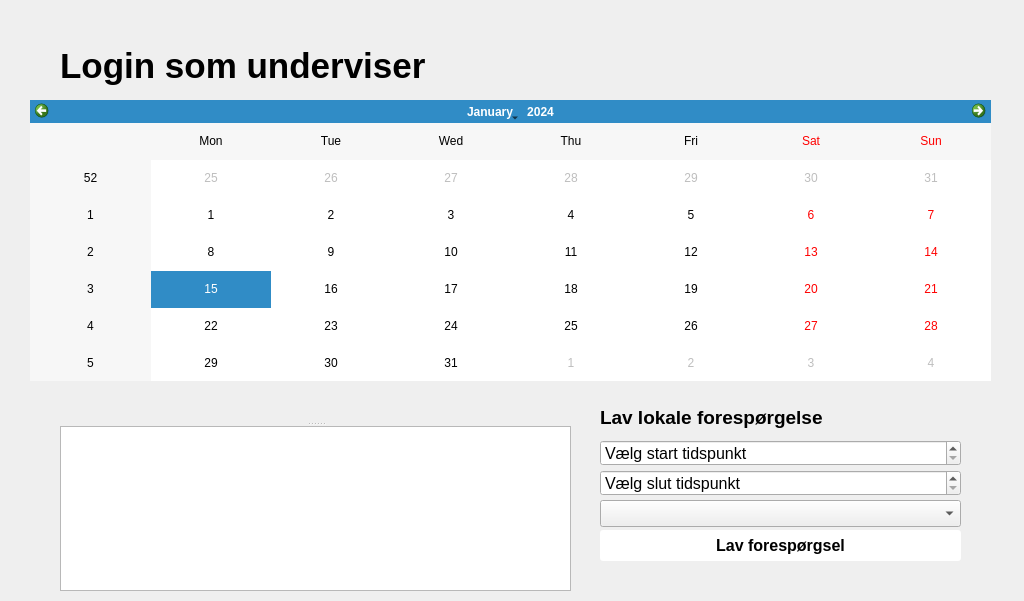
<?xml version="1.0" encoding="UTF-8"?>
<ui version="4.0">
 <class>Form</class>
 <widget class="QWidget" name="Form">
  <property name="geometry">
   <rect>
    <x>0</x>
    <y>0</y>
    <width>1024</width>
    <height>601</height>
   </rect>
  </property>
  <property name="windowTitle">
   <string>Form</string>
  </property>
  <widget class="QLabel" name="lavForsporgsel">
   <property name="geometry">
    <rect>
     <x>600</x>
     <y>390</y>
     <width>361</width>
     <height>55</height>
    </rect>
   </property>
   <property name="font">
    <font>
     <pointsize>14</pointsize>
     <bold>true</bold>
    </font>
   </property>
   <property name="text">
    <string>Lav lokale forespørgelse</string>
   </property>
  </widget>
  <widget class="QSplitter" name="splitter">
   <property name="geometry">
    <rect>
     <x>60</x>
     <y>400</y>
     <width>511</width>
     <height>191</height>
    </rect>
   </property>
   <property name="orientation">
    <enum>Qt::Vertical</enum>
   </property>
   <widget class="QLabel" name="datoValg">
    <property name="font">
     <font>
      <pointsize>14</pointsize>
      <bold>true</bold>
     </font>
    </property>
    <property name="text">
     <string/>
    </property>
   </widget>
   <widget class="QListWidget" name="listSkema">
    <property name="font">
     <font>
      <pointsize>11</pointsize>
     </font>
    </property>
   </widget>
  </widget>
  <widget class="QLabel" name="datovalg_2">
   <property name="geometry">
    <rect>
     <x>60</x>
     <y>40</y>
     <width>701</width>
     <height>51</height>
    </rect>
   </property>
   <property name="font">
    <font>
     <pointsize>26</pointsize>
     <bold>true</bold>
    </font>
   </property>
   <property name="text">
    <string>Login som underviser</string>
   </property>
  </widget>
  <widget class="QPushButton" name="lavForsporgselButton">
   <property name="geometry">
    <rect>
     <x>600</x>
     <y>530</y>
     <width>361</width>
     <height>31</height>
    </rect>
   </property>
   <property name="font">
    <font>
     <pointsize>12</pointsize>
     <bold>true</bold>
    </font>
   </property>
   <property name="mouseTracking">
    <bool>true</bool>
   </property>
   <property name="styleSheet">
    <string notr="true">QPushButton {
background-color: rgb(255, 255, 255);
border-radius:3px;
}

QPushButton:hover {
background-color: rgb(250, 250, 250);
}</string>
   </property>
   <property name="text">
    <string>Lav forespørgsel</string>
   </property>
  </widget>
  <widget class="QComboBox" name="kursusDropdownForporgsel">
   <property name="geometry">
    <rect>
     <x>600</x>
     <y>500</y>
     <width>361</width>
     <height>27</height>
    </rect>
   </property>
   <property name="font">
    <font>
     <pointsize>12</pointsize>
    </font>
   </property>
   <property name="autoFillBackground">
    <bool>false</bool>
   </property>
   <property name="styleSheet">
    <string notr="true"/>
   </property>
   <property name="currentText">
    <string/>
   </property>
   <property name="placeholderText">
    <string>Vælg kursus</string>
   </property>
   <item>
    <property name="text">
     <string>Systemudvikling - Theo exercise</string>
    </property>
   </item>
   <item>
    <property name="text">
     <string>Systemudvikling - Lecture</string>
    </property>
   </item>
   <item>
    <property name="text">
     <string>Sygedomslære - Forelæsning</string>
    </property>
   </item>
   <item>
    <property name="text">
     <string>Sygedomslære - SAU</string>
    </property>
   </item>
   <item>
    <property name="text">
     <string>Sygedomslære - Café</string>
    </property>
   </item>
  </widget>
  <widget class="QTimeEdit" name="forsporgselSlutTid">
   <property name="geometry">
    <rect>
     <x>600</x>
     <y>470</y>
     <width>361</width>
     <height>26</height>
    </rect>
   </property>
   <property name="font">
    <font>
     <pointsize>12</pointsize>
    </font>
   </property>
   <property name="specialValueText">
    <string>Vælg slut tidspunkt</string>
   </property>
  </widget>
  <widget class="QTimeEdit" name="forsporgselStartTid">
   <property name="geometry">
    <rect>
     <x>600</x>
     <y>440</y>
     <width>361</width>
     <height>26</height>
    </rect>
   </property>
   <property name="font">
    <font>
     <pointsize>12</pointsize>
    </font>
   </property>
   <property name="specialValueText">
    <string>Vælg start tidspunkt</string>
   </property>
  </widget>
  <widget class="QCalendarWidget" name="kalenderUnderviser">
   <property name="geometry">
    <rect>
     <x>30</x>
     <y>100</y>
     <width>961</width>
     <height>281</height>
    </rect>
   </property>
  </widget>
 </widget>
 <resources/>
 <connections/>
</ui>
